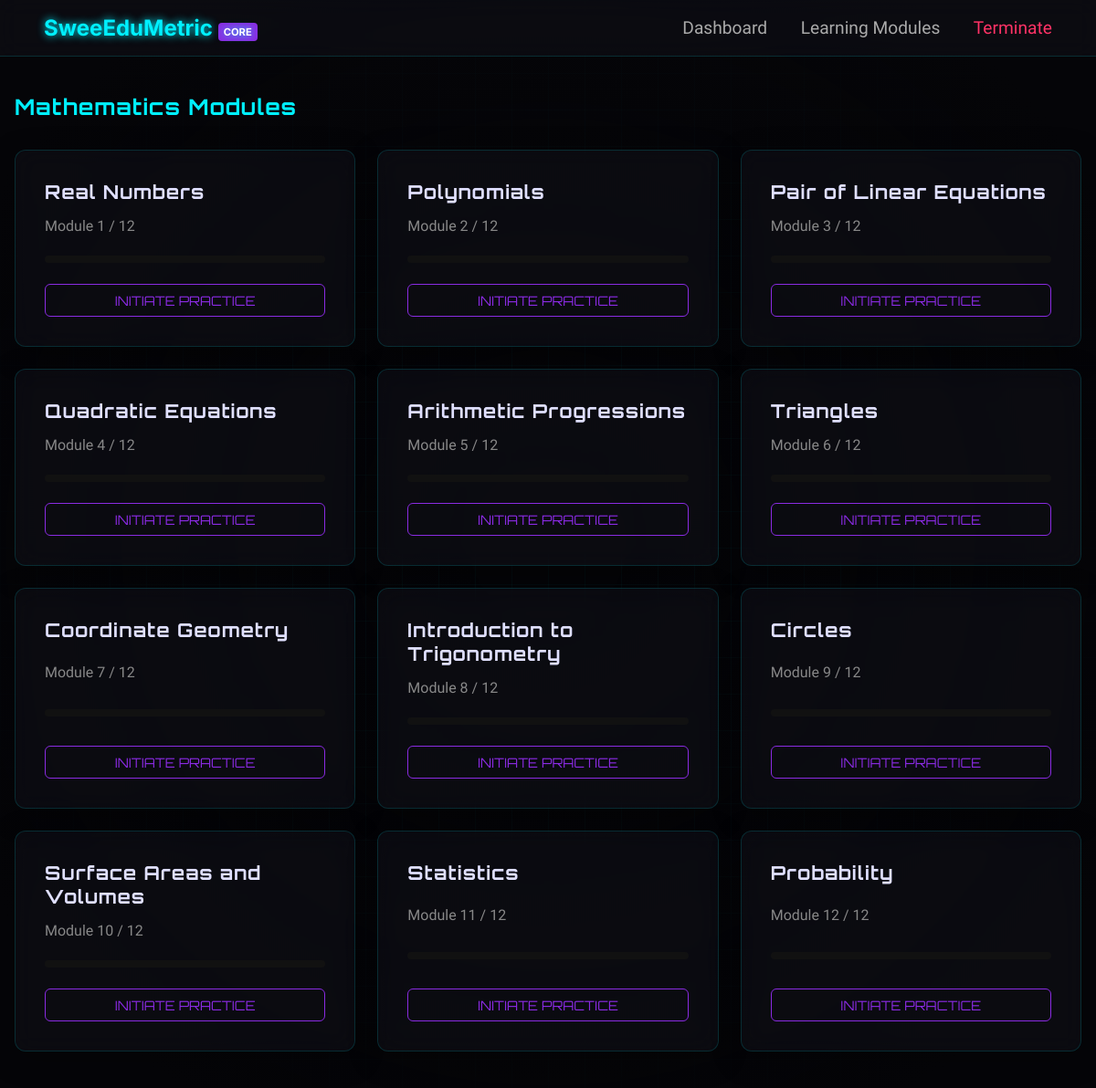
The page /learning (signed in) on the database its author committed.
### tables this page shows
CREATE TABLE chapters (
                id INTEGER PRIMARY KEY, name TEXT, progress INTEGER DEFAULT 0
            );

### app.py (the view)
@app.route('/learning')
def learning():
    if 'user_id' not in session: return redirect(url_for('index'))
    db = get_db()
    chapters = db.execute('SELECT * FROM chapters').fetchall()
    return render_template('learning.html', chapters=chapters)

### app.py (called while the page is built)
def get_db():
    conn = sqlite3.connect(DB_FILE)
    conn.row_factory = sqlite3.Row
    return conn

### templates/learning.html
{% extends "base.html" %}
{% block content %}
<h2 class="page-title">Mathematics Modules</h2>
<div class="chapters-grid">
    {% for chap in chapters %}
    <div class="glass-card chapter-card">
        <h3>{{ chap.name }}</h3>
        <p>Module {{ chap.id }} / 12</p>
        <div class="progress-bar"><div class="fill" style="width: {{ chap.progress }}%"></div></div>
        <a href="/practice/{{ chap.id }}" class="btn-secondary">Initiate Practice</a>
    </div>
    {% endfor %}
</div>
{% endblock %}

### templates/base.html (shortened to what this page needs)
<!DOCTYPE html>
<html lang="en">
<head>
    <link rel="stylesheet" href="{{ url_for('static', filename='style.css') }}">
</head>
<body>
    <div class="grid-overlay"></div>
    {% if session.get('user_id') %}
    <nav class="glass-nav">
        <div class="logo">SweeEduMetric <span class="ai-badge">CORE</span></div>
        <div class="nav-links">
            <a href="/dashboard">Dashboard</a>
            <a href="/learning">Learning Modules</a>
            <a href="/logout" class="logout-btn">Terminate</a>
        </div>
    </nav>
    {% endif %}
    <main class="container">
        {% block content %}{% endblock %}
    </main>
</body>
</html>

### static/style.css (style rules this page uses)
:root { --bg-color: #050508; --glass-bg: rgba(20, 20, 30, 0.4); --glass-border: rgba(0, 240, 255, 0.15); --neon-blue: #00f0ff; --neon-purple: #8a2be2; --neon-green: #00ff88; --text-main: #e0e0ff; }
* { box-sizing: border-box; margin: 0; padding: 0; }
body { background-color: var(--bg-color); color: var(--text-main); font-family: 'Inter', sans-serif; min-height: 100vh; overflow-x: hidden; }
.grid-overlay { position: fixed; top: 0; left: 0; width: 100%; height: 100%; background-image: linear-gradient(rgba(0, 240, 255, 0.03) 1px, transparent 1px), linear-gradient(90deg, rgba(0, 240, 255, 0.03) 1px, transparent 1px); background-size: 40px 40px; z-index: -1; pointer-events: none; }
.grid-overlay::after { content: ''; position: absolute; top: 0; left: 0; width: 100%; height: 100%; background: radial-gradient(circle at 50% 50%, transparent 10%, var(--bg-color) 85%); }
h1, h2, h3 { font-family: 'Orbitron', sans-serif; letter-spacing: 1px; }
.glass-nav { display: flex; justify-content: space-between; align-items: center; padding: 1rem 3rem; background: var(--glass-bg); backdrop-filter: blur(12px); border-bottom: 1px solid var(--glass-border); }
.logo { font-size: 1.5rem; font-weight: 700; color: var(--neon-blue); text-shadow: 0 0 10px var(--neon-blue); }
.ai-badge { font-size: 0.7rem; background: var(--neon-purple); padding: 3px 6px; border-radius: 4px; color: #fff; }
.nav-links a { color: #aaa; text-decoration: none; margin-left: 2rem; font-family: 'Rajdhani', sans-serif; font-size: 1.2rem; transition: 0.3s; }
.logout-btn { color: #ff3366 !important; }
.container { max-width: 1200px; margin: 2.5rem auto; padding: 0 1rem; }
.glass-card { background: var(--glass-bg); backdrop-filter: blur(12px); border: 1px solid var(--glass-border); border-radius: 12px; padding: 2rem; box-shadow: 0 8px 32px rgba(0,0,0,0.3); }
button, .btn-primary, .btn-secondary, .btn-ghost { cursor: pointer; font-family: 'Orbitron', sans-serif; text-transform: uppercase; border-radius: 6px; transition: all 0.3s; display: inline-block; text-align: center; text-decoration: none; border: none; }
.btn-secondary { background: transparent; border: 1px solid var(--neon-purple); color: var(--neon-purple); padding: 8px 15px; font-size: 0.9rem; }
.progress-bar { width: 100%; height: 8px; background: #111; border-radius: 4px; overflow: hidden; margin: 8px 0; }
.page-title { margin-bottom: 2rem; color: var(--neon-blue); }
.chapters-grid { display: grid; grid-template-columns: repeat(auto-fit, minmax(300px, 1fr)); gap: 1.5rem; }
.chapter-card { display: flex; flex-direction: column; justify-content: space-between; gap: 15px; transition: transform 0.3s; }
.chapter-card h3 { font-size: 1.3rem; }
.chapter-card p { color: #888; font-family: 'Rajdhani'; font-size: 1rem; }

### rows shown on the page
chapters: name "Real Numbers", id "1"
chapters: name "Polynomials", id "2"
chapters: name "Pair of Linear Equations", id "3"
chapters: name "Quadratic Equations", id "4"
chapters: name "Arithmetic Progressions", id "5"
chapters: name "Triangles", id "6"
chapters: name "Coordinate Geometry", id "7"
chapters: name "Introduction to Trigonometry", id "8"
chapters: name "Circles", id "9"
chapters: name "Surface Areas and Volumes", id "10"
chapters: name "Statistics", id "11"
chapters: name "Probability", id "12"
